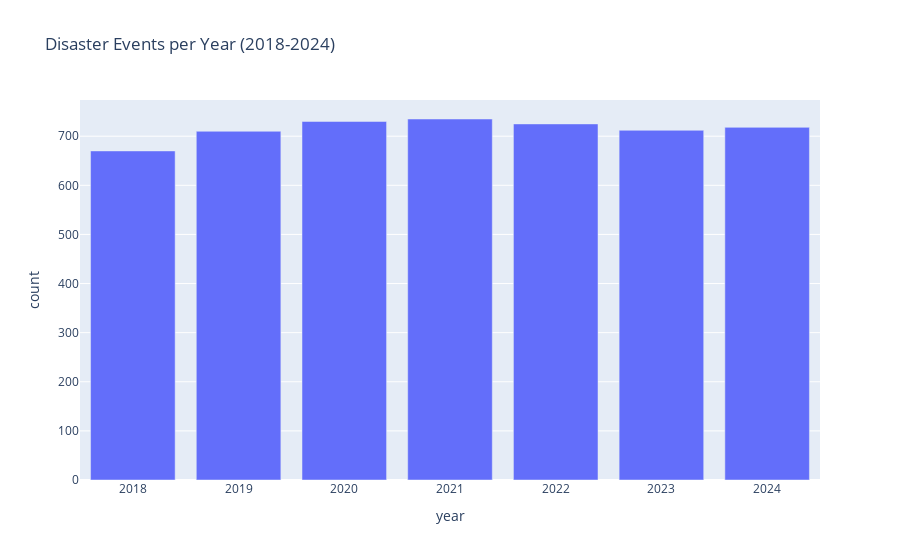
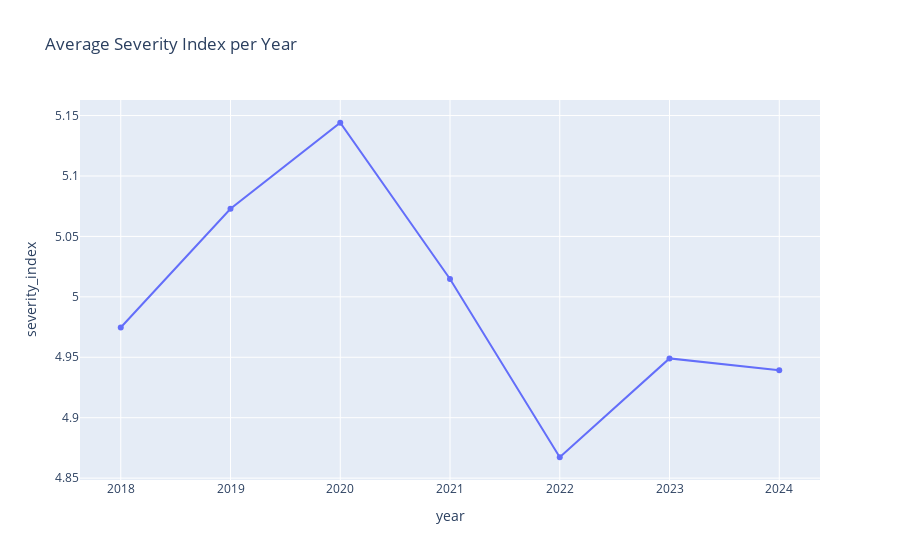

Here is the notebook cell these charts were saved with, in order:
### Code cell
## EDA — time series & counts
# Events per year
events_per_year = df_sampled.groupby('year').size().reset_index(name='count')
fig = px.bar(events_per_year, x='year', y='count', title='Disaster Events per Year (2018-2024)')
fig.show()

# Average severity by year
avg_sev = df_sampled.groupby('year')['severity_index'].mean().reset_index()
fig = px.line(avg_sev, x='year', y='severity_index', title='Average Severity Index per Year', markers=True)
fig.show()

### Figure 1 — Plotly figure (JSON) as saved in the notebook; plotly's stock layout.template omitted (floating-point values rounded to 4 significant figures)
{"data": [{"hovertemplate": "year=%{x}<br>count=%{y}<extra></extra>", "legendgroup": "", "marker": {"color": "#636efa", "pattern": {"shape": ""}}, "name": "", "orientation": "v", "showlegend": false, "textposition": "auto", "type": "bar", "x": [2018, 2019, 2020, 2021, 2022, 2023, 2024], "xaxis": "x", "y": [670, 710, 730, 735, 725, 712, 718], "yaxis": "y"}], "layout": {"barmode": "relative", "legend": {"tracegroupgap": 0}, "title": {"text": "Disaster Events per Year (2018-2024)"}, "xaxis": {"anchor": "y", "domain": [0, 1], "title": {"text": "year"}}, "yaxis": {"anchor": "x", "domain": [0, 1], "title": {"text": "count"}}}}

### Figure 2 — Plotly figure (JSON) as saved in the notebook; plotly's stock layout.template omitted (floating-point values rounded to 4 significant figures)
{"data": [{"hovertemplate": "year=%{x}<br>severity_index=%{y}<extra></extra>", "legendgroup": "", "line": {"color": "#636efa", "dash": "solid"}, "marker": {"symbol": "circle"}, "mode": "lines+markers", "name": "", "orientation": "v", "showlegend": false, "type": "scatter", "x": [2018, 2019, 2020, 2021, 2022, 2023, 2024], "xaxis": "x", "y": [4.975, 5.073, 5.144, 5.015, 4.867, 4.949, 4.939], "yaxis": "y"}], "layout": {"legend": {"tracegroupgap": 0}, "title": {"text": "Average Severity Index per Year"}, "xaxis": {"anchor": "y", "domain": [0, 1], "title": {"text": "year"}}, "yaxis": {"anchor": "x", "domain": [0, 1], "title": {"text": "severity_index"}}}}
